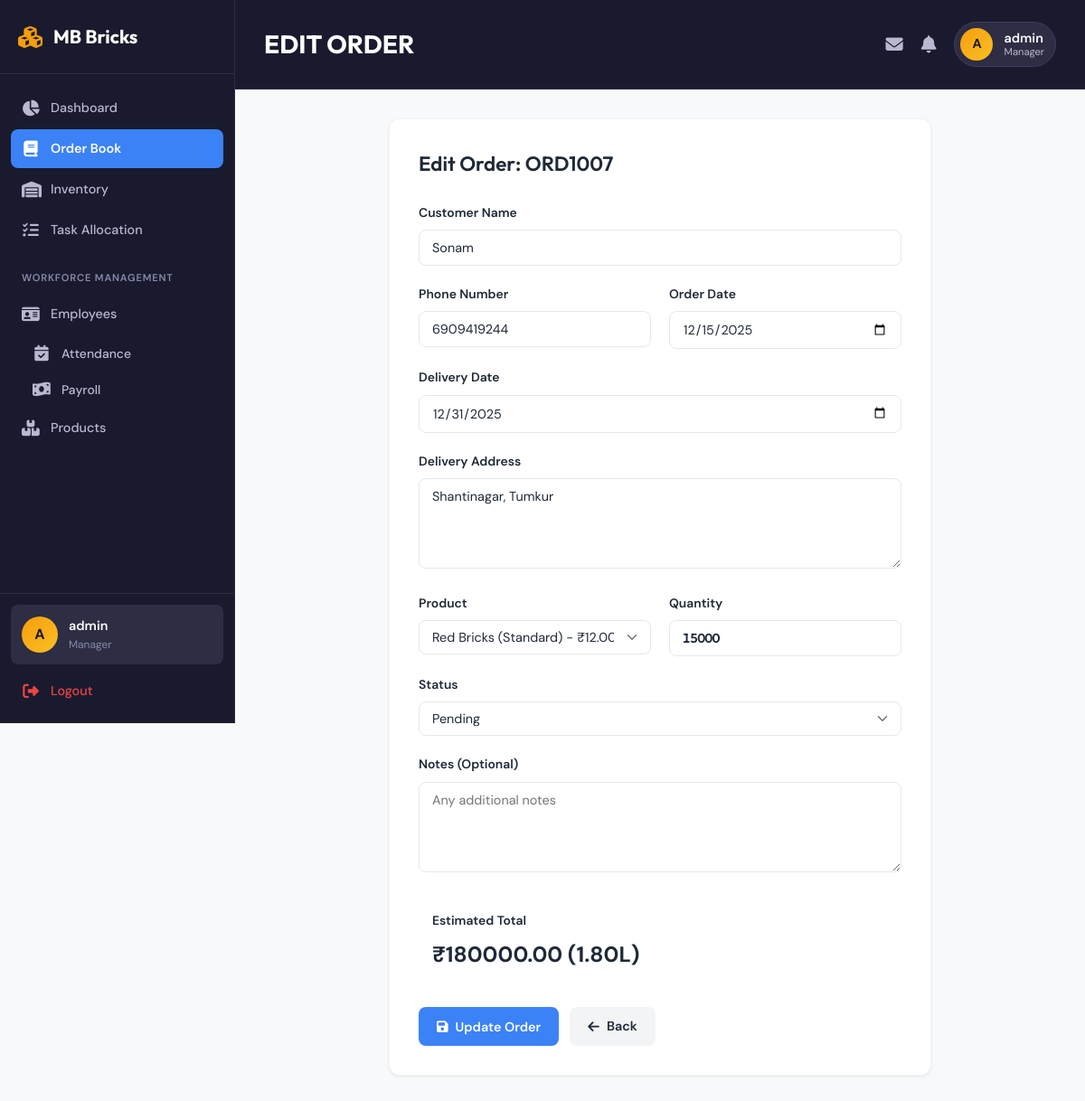
/orders/edit/7 (signed in), run on the app's committed database.
### tables this page shows
CREATE TABLE orders (
            id INTEGER PRIMARY KEY AUTOINCREMENT,
            order_number TEXT UNIQUE NOT NULL,
            customer_name TEXT NOT NULL,
            customer_phone TEXT,
            customer_address TEXT,
            product_id INTEGER NOT NULL,
            quantity INTEGER NOT NULL,
            total_amount REAL NOT NULL,
            status TEXT DEFAULT 'Pending',
            order_date TIMESTAMP DEFAULT CURRENT_TIMESTAMP,
            delivery_date DATE,
            notes TEXT,
            FOREIGN KEY (product_id) REFERENCES products (id)
        );

CREATE TABLE products (
            id INTEGER PRIMARY KEY AUTOINCREMENT,
            name TEXT NOT NULL,
            category TEXT NOT NULL,
            price_per_unit REAL NOT NULL,
            unit TEXT DEFAULT 'piece',
            stock_quantity INTEGER DEFAULT 0,
            description TEXT,
            created_at TIMESTAMP DEFAULT CURRENT_TIMESTAMP
        );

### app.py (the view, shortened to what this page needs)
@app.route('/orders/edit/<int:id>', methods=['GET', 'POST'])
@login_required
@role_required('Manager')
def edit_order(id):
    db = get_db()
    order = db.execute('SELECT * FROM orders WHERE id = ?', (id,)).fetchone()
    products_list = db.execute('SELECT * FROM products').fetchall()
    if not order:
        flash('Order not found', 'danger')
        return redirect(url_for('orders'))
    return render_template('order_form.html', order=order, products=products_list)

### app.py (called while the page is built)
def login_required(f):
    @wraps(f)
    def decorated_function(*args, **kwargs):
        if 'user_id' not in session:
            flash('Please login to access this page.', 'warning')
            return redirect(url_for('login'))
        return f(*args, **kwargs)
    return decorated_function

def role_required(*roles):
    def decorator(f):
        @wraps(f)
        def decorated_function(*args, **kwargs):
            if 'user_role' not in session:
                flash('Please login to access this page.', 'warning')
                return redirect(url_for('login'))
            if session['user_role'] not in roles:
                flash('You do not have permission to access this page.', 'danger')
                return redirect(url_for('dashboard'))
            return f(*args, **kwargs)
        return decorated_function
    return decorator

def convert_date(val):
    return datetime.strptime(val.decode(), "%Y-%m-%d").date()

def convert_datetime(val):
    return datetime.fromisoformat(val.decode())

def get_db():
    if 'db' not in g:
        g.db = sqlite3.connect(DATABASE, detect_types=sqlite3.PARSE_DECLTYPES | sqlite3.PARSE_COLNAMES)
        g.db.row_factory = sqlite3.Row
    return g.db

### templates/order_form.html (shortened to what this page needs)
{% extends 'base.html' %}
{% block header %}{% if order %}EDIT ORDER{% else %}NEW ORDER{% endif %}{% endblock %}
{% block content %}
<div class="form-card">
    <h2>{% if order %}Edit Order: {{ order.order_number }}{% else %}Create New Order{% endif %}</h2>
    <form method="POST">
        <div class="form-group">
            <label for="customer_name">Customer Name</label>
            <input type="text" id="customer_name" name="customer_name" class="form-control"
                   value="{{ order.customer_name if order else '' }}" required
                   placeholder="Enter customer name">
        </div>
        <div class="form-row">
            <div class="form-group">
                <label for="customer_phone">Phone Number</label>
                <input type="tel" id="customer_phone" name="customer_phone" class="form-control"
                       value="{{ order.customer_phone if order else '' }}"
                       placeholder="Enter phone number">
            </div>
            <div class="form-group">
                <label for="order_date">Order Date</label>
                <input type="date" id="order_date" name="order_date" class="form-control"
                       value="{{ order.order_date.strftime('%Y-%m-%d') if order and order.order_date else '' }}">
            </div>
        </div>
        <div class="form-row">
            <div class="form-group">
                <label for="delivery_date">Delivery Date</label>
                <input type="date" id="delivery_date" name="delivery_date" class="form-control"
                       value="{{ order.delivery_date.strftime('%Y-%m-%d') if order and order.delivery_date else '' }}">
            </div>
        </div>
        <div class="form-group">
            <label for="customer_address">Delivery Address</label>
            <textarea id="customer_address" name="customer_address" class="form-control"
                      placeholder="Enter delivery address">{{ order.customer_address if order else '' }}</textarea>
        </div>
        <div class="form-row">
            <div class="form-group">
                <label for="product_id">Product</label>
                <select id="product_id" name="product_id" class="form-control" required onchange="updateTotal()">
                    {% for product in products %}
                    <option value="{{ product.id }}" data-price="{{ product.price_per_unit }}"
                            {% if order and order.product_id == product.id %}selected{% endif %}>
                        {{ product.name }} - ₹{{ "%.2f"|format(product.price_per_unit) }}/{{ product.unit }}
                    </option>
                    {% endfor %}
                </select>
            </div>
            <div class="form-group">
                <label for="quantity">Quantity</label>
                <input type="number" id="quantity" name="quantity" class="form-control" min="1"
                       value="{{ order.quantity if order else 1 }}" required
                       placeholder="1" onchange="updateTotal()">
            </div>
        </div>
        <div class="form-group">
            <label for="status">Status</label>
            <select id="status" name="status" class="form-control" required>
                <option value="Pending" {% if order and order.status == 'Pending' %}selected{% endif %}>Pending</option>
            </select>
        </div>
        <div class="form-group">
            <label for="notes">Notes (Optional)</label>
            <textarea id="notes" name="notes" class="form-control"
                      placeholder="Any additional notes">{{ order.notes if order else '' }}</textarea>
        </div>
        <div class="form-group" style="background: rgba(255,255,255,0.1); padding: 15px; border-radius: 8px;">
            <label>Estimated Total</label>
            <div id="total-display" style="font-size: 1.5rem; font-weight: bold;">₹0.00</div>
        </div>
        <div class="d-flex gap-1 mt-2">
            <button type="submit" class="btn btn-primary">
                <i class="fas fa-save"></i> {% if order %}Update{% else %}Create{% endif %} Order
            </button>
            <a href="{{ url_for('orders') }}" class="btn btn-secondary">
                <i class="fas fa-arrow-left"></i> Back
            </a>
        </div>
    </form>
</div>
{% endblock %}

### static/css/style.css (style rules this page uses)
:root { --primary: #3b82f6; --primary-dark: #2563eb; --primary-light: #60a5fa; --primary-subtle: #dbeafe; --bg-primary: #f8f9fb; --bg-secondary: #f3f4f6; --bg-white: #ffffff; --bg-card: #ffffff; --bg-hover: #f9fafb; --bg-sidebar: #ffffff; --text-primary: #1f2937; --text-secondary: #6b7280; --text-tertiary: #9ca3af; --text-light: #d1d5db; --border-light: #f3f4f6; --border-medium: #e5e7eb; --border-dark: #d1d5db; --success: #10b981; --success-bg: #d1fae5; --success-text: #065f46; --warning: #f59e0b; --warning-bg: #fef3c7; --warning-text: #92400e; --danger: #ef4444; --danger-bg: #fee2e2; --danger-text: #991b1b; --info: #3b82f6; --info-bg: #dbeafe; --info-text: #1e40af; --shadow-xs: 0 1px 2px rgba(0, 0, 0, 0.05); --shadow-sm: 0 1px 3px rgba(0, 0, 0, 0.08); --shadow-md: 0 4px 6px -1px rgba(0, 0, 0, 0.08); --shadow-lg: 0 10px 15px -3px rgba(0, 0, 0, 0.08); --shadow-xl: 0 20px 25px -5px rgba(0, 0, 0, 0.08); --radius-sm: 6px; --radius: 8px; --radius-md: 10px; --radius-lg: 12px; --radius-xl: 16px; --radius-full: 9999px; --space-xs: 4px; --space-sm: 8px; --space-md: 16px; --space-lg: 24px; --space-xl: 32px; }
* { margin: 0; padding: 0; box-sizing: border-box; }
body { font-family: 'DM Sans', -apple-system, BlinkMacSystemFont, 'Segoe UI', sans-serif; background: var(--bg-primary); color: var(--text-primary); line-height: 1.6; font-size: 15px; overflow-x: hidden; -webkit-font-smoothing: antialiased; -moz-osx-font-smoothing: grayscale; }
h1, h2, h3, h4, h5, h6 { font-family: 'Outfit', sans-serif; font-weight: 600; }
.currency, .stat-value, input[type="number"], td.currency { font-family: 'Outfit', monospace; font-weight: 600; letter-spacing: -0.3px; font-feature-settings: 'tnum'; font-variant-numeric: tabular-nums; }
.btn { display: inline-flex; align-items: center; justify-content: center; gap: 8px; padding: 10px 20px; border: none; border-radius: var(--radius); font-size: 0.9rem; font-weight: 600; cursor: pointer; transition: all 0.2s ease; text-decoration: none; font-family: 'DM Sans', sans-serif; }
.btn-primary { background: var(--primary); color: white; }
.btn-secondary { background: var(--bg-secondary); color: var(--text-primary); }
.form-group { margin-bottom: 20px; }
.form-group label { display: block; margin-bottom: 8px; font-weight: 600; color: var(--text-primary); font-size: 0.87rem; }
.form-control { width: 100%; padding: 10px 14px; border: 1.5px solid var(--border-medium); border-radius: var(--radius); font-size: 0.9rem; transition: all 0.2s ease; background: var(--bg-white); color: var(--text-primary); font-family: 'DM Sans', sans-serif; }
select.form-control { cursor: pointer; appearance: none; background-repeat: no-repeat; background-position: right 12px center; background-size: 16px 12px; padding-right: 40px; }
textarea.form-control { min-height: 100px; resize: vertical; }
.form-row { display: grid; grid-template-columns: repeat(auto-fit, minmax(250px, 1fr)); gap: 20px; }
.mt-2 { margin-top: 24px; }
.d-flex { display: flex; }
.gap-1 { gap: 12px; }
.form-card { max-width: 600px; margin: 0 auto; background: var(--bg-card); border: 1px solid var(--border-light); border-radius: var(--radius-lg); padding: 32px; box-shadow: var(--shadow-sm); }
.form-card h2 { margin-bottom: 24px; font-size: 1.4rem; color: var(--text-primary); }

### data on the page
orders: order_number "ORD1007", customer_name "Sonam", customer_phone "6909419244", order_date "12/15/2025", delivery_date "12/31/2025", customer_address "Shantinagar, Tumkur", product_id "Red Bricks (Standard) - ₹12.00/piece", quantity "15000", status "Pending"

### other printed values
{{ session.get('username', 'U')[0]|upper }} "A"
{{ session.get('username', 'User') }} "admin"
{{ session.get('user_role', 'Guest') }} "Manager"
